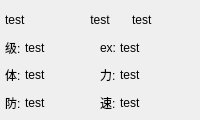
<?xml version="1.0" encoding="UTF-8"?>
<ui version="4.0">
    <class>SingleCreature</class>
    <widget class="QWidget" name="SingleCreature">
        <property name="geometry">
            <rect>
                <x>0</x>
                <y>0</y>
                <width>200</width>
                <height>120</height>
            </rect>
        </property>
        <property name="sizePolicy">
            <sizepolicy hsizetype="Expanding" vsizetype="Fixed">
                <horstretch>0</horstretch>
                <verstretch>0</verstretch>
            </sizepolicy>
        </property>
        <property name="minimumSize">
            <size>
                <width>200</width>
                <height>120</height>
            </size>
        </property>
        <property name="windowTitle">
            <string>SingleCreature</string>
        </property>
        <property name="styleSheet">
            <string notr="true"/>
        </property>
        <widget class="QWidget" name="verticalWidget" native="true">
            <property name="geometry">
                <rect>
                    <x>0</x>
                    <y>0</y>
                    <width>200</width>
                    <height>120</height>
                </rect>
            </property>
            <property name="sizePolicy">
                <sizepolicy hsizetype="MinimumExpanding" vsizetype="Fixed">
                    <horstretch>0</horstretch>
                    <verstretch>0</verstretch>
                </sizepolicy>
            </property>
            <layout class="QVBoxLayout" name="verticalLayout" stretch="1,1,1,1">
                <property name="spacing">
                    <number>0</number>
                </property>
                <property name="sizeConstraint">
                    <enum>QLayout::SetDefaultConstraint</enum>
                </property>
                <property name="leftMargin">
                    <number>5</number>
                </property>
                <property name="topMargin">
                    <number>5</number>
                </property>
                <property name="rightMargin">
                    <number>5</number>
                </property>
                <property name="bottomMargin">
                    <number>5</number>
                </property>
                <item>
                    <layout class="QHBoxLayout" name="Layout_name_type">
                        <property name="sizeConstraint">
                            <enum>QLayout::SetNoConstraint</enum>
                        </property>
                        <item>
                            <widget class="QLabel" name="name">
                                <property name="sizePolicy">
                                    <sizepolicy hsizetype="Preferred" vsizetype="Preferred">
                                        <horstretch>0</horstretch>
                                        <verstretch>0</verstretch>
                                    </sizepolicy>
                                </property>
                                <property name="minimumSize">
                                    <size>
                                        <width>50</width>
                                        <height>30</height>
                                    </size>
                                </property>
                                <property name="text">
                                    <string>test</string>
                                </property>
                            </widget>
                        </item>
                        <item>
                            <widget class="QLabel" name="property">
                                <property name="sizePolicy">
                                    <sizepolicy hsizetype="Preferred" vsizetype="Preferred">
                                        <horstretch>0</horstretch>
                                        <verstretch>0</verstretch>
                                    </sizepolicy>
                                </property>
                                <property name="minimumSize">
                                    <size>
                                        <width>50</width>
                                        <height>30</height>
                                    </size>
                                </property>
                                <property name="layoutDirection">
                                    <enum>Qt::LeftToRight</enum>
                                </property>
                                <property name="text">
                                    <string>test</string>
                                </property>
                                <property name="alignment">
                                    <set>Qt::AlignCenter</set>
                                </property>
                            </widget>
                        </item>
                        <item>
                            <widget class="QLabel" name="type">
                                <property name="sizePolicy">
                                    <sizepolicy hsizetype="Preferred" vsizetype="Preferred">
                                        <horstretch>0</horstretch>
                                        <verstretch>0</verstretch>
                                    </sizepolicy>
                                </property>
                                <property name="minimumSize">
                                    <size>
                                        <width>50</width>
                                        <height>30</height>
                                    </size>
                                </property>
                                <property name="text">
                                    <string>test</string>
                                </property>
                            </widget>
                        </item>
                    </layout>
                </item>
                <item>
                    <layout class="QHBoxLayout" name="Layout_level_exp">
                        <property name="sizeConstraint">
                            <enum>QLayout::SetNoConstraint</enum>
                        </property>
                        <item>
                            <widget class="QLabel" name="levelFixed">
                                <property name="sizePolicy">
                                    <sizepolicy hsizetype="Preferred" vsizetype="Preferred">
                                        <horstretch>0</horstretch>
                                        <verstretch>0</verstretch>
                                    </sizepolicy>
                                </property>
                                <property name="minimumSize">
                                    <size>
                                        <width>0</width>
                                        <height>30</height>
                                    </size>
                                </property>
                                <property name="maximumSize">
                                    <size>
                                        <width>20</width>
                                        <height>16777215</height>
                                    </size>
                                </property>
                                <property name="text">
                                    <string>级:</string>
                                </property>
                            </widget>
                        </item>
                        <item>
                            <widget class="QLabel" name="level">
                                <property name="sizePolicy">
                                    <sizepolicy hsizetype="Preferred" vsizetype="Preferred">
                                        <horstretch>0</horstretch>
                                        <verstretch>0</verstretch>
                                    </sizepolicy>
                                </property>
                                <property name="minimumSize">
                                    <size>
                                        <width>50</width>
                                        <height>30</height>
                                    </size>
                                </property>
                                <property name="text">
                                    <string>test</string>
                                </property>
                            </widget>
                        </item>
                        <item>
                            <widget class="QLabel" name="expFixed">
                                <property name="enabled">
                                    <bool>true</bool>
                                </property>
                                <property name="sizePolicy">
                                    <sizepolicy hsizetype="Preferred" vsizetype="Preferred">
                                        <horstretch>0</horstretch>
                                        <verstretch>0</verstretch>
                                    </sizepolicy>
                                </property>
                                <property name="minimumSize">
                                    <size>
                                        <width>0</width>
                                        <height>30</height>
                                    </size>
                                </property>
                                <property name="maximumSize">
                                    <size>
                                        <width>20</width>
                                        <height>16777215</height>
                                    </size>
                                </property>
                                <property name="text">
                                    <string>ex:</string>
                                </property>
                            </widget>
                        </item>
                        <item>
                            <widget class="QLabel" name="exp">
                                <property name="sizePolicy">
                                    <sizepolicy hsizetype="Preferred" vsizetype="Preferred">
                                        <horstretch>0</horstretch>
                                        <verstretch>0</verstretch>
                                    </sizepolicy>
                                </property>
                                <property name="minimumSize">
                                    <size>
                                        <width>50</width>
                                        <height>30</height>
                                    </size>
                                </property>
                                <property name="text">
                                    <string>test</string>
                                </property>
                            </widget>
                        </item>
                    </layout>
                </item>
                <item>
                    <layout class="QHBoxLayout" name="Layout_hp_strength">
                        <property name="sizeConstraint">
                            <enum>QLayout::SetNoConstraint</enum>
                        </property>
                        <item>
                            <widget class="QLabel" name="hpFixed">
                                <property name="sizePolicy">
                                    <sizepolicy hsizetype="Preferred" vsizetype="Preferred">
                                        <horstretch>0</horstretch>
                                        <verstretch>0</verstretch>
                                    </sizepolicy>
                                </property>
                                <property name="minimumSize">
                                    <size>
                                        <width>0</width>
                                        <height>30</height>
                                    </size>
                                </property>
                                <property name="maximumSize">
                                    <size>
                                        <width>20</width>
                                        <height>16777215</height>
                                    </size>
                                </property>
                                <property name="text">
                                    <string>体:</string>
                                </property>
                            </widget>
                        </item>
                        <item>
                            <widget class="QLabel" name="hp">
                                <property name="sizePolicy">
                                    <sizepolicy hsizetype="Preferred" vsizetype="Preferred">
                                        <horstretch>0</horstretch>
                                        <verstretch>0</verstretch>
                                    </sizepolicy>
                                </property>
                                <property name="minimumSize">
                                    <size>
                                        <width>50</width>
                                        <height>30</height>
                                    </size>
                                </property>
                                <property name="text">
                                    <string>test</string>
                                </property>
                            </widget>
                        </item>
                        <item>
                            <widget class="QLabel" name="strengthFixed">
                                <property name="sizePolicy">
                                    <sizepolicy hsizetype="Preferred" vsizetype="Preferred">
                                        <horstretch>0</horstretch>
                                        <verstretch>0</verstretch>
                                    </sizepolicy>
                                </property>
                                <property name="minimumSize">
                                    <size>
                                        <width>0</width>
                                        <height>30</height>
                                    </size>
                                </property>
                                <property name="maximumSize">
                                    <size>
                                        <width>20</width>
                                        <height>16777215</height>
                                    </size>
                                </property>
                                <property name="text">
                                    <string>力:</string>
                                </property>
                            </widget>
                        </item>
                        <item>
                            <widget class="QLabel" name="strength">
                                <property name="sizePolicy">
                                    <sizepolicy hsizetype="Preferred" vsizetype="Preferred">
                                        <horstretch>0</horstretch>
                                        <verstretch>0</verstretch>
                                    </sizepolicy>
                                </property>
                                <property name="minimumSize">
                                    <size>
                                        <width>50</width>
                                        <height>30</height>
                                    </size>
                                </property>
                                <property name="text">
                                    <string>test</string>
                                </property>
                            </widget>
                        </item>
                    </layout>
                </item>
                <item>
                    <layout class="QHBoxLayout" name="Layout_defense_speed">
                        <property name="sizeConstraint">
                            <enum>QLayout::SetNoConstraint</enum>
                        </property>
                        <item>
                            <widget class="QLabel" name="defenseFixed">
                                <property name="sizePolicy">
                                    <sizepolicy hsizetype="Preferred" vsizetype="Preferred">
                                        <horstretch>0</horstretch>
                                        <verstretch>0</verstretch>
                                    </sizepolicy>
                                </property>
                                <property name="minimumSize">
                                    <size>
                                        <width>0</width>
                                        <height>30</height>
                                    </size>
                                </property>
                                <property name="maximumSize">
                                    <size>
                                        <width>20</width>
                                        <height>16777215</height>
                                    </size>
                                </property>
                                <property name="text">
                                    <string>防:</string>
                                </property>
                            </widget>
                        </item>
                        <item>
                            <widget class="QLabel" name="defense">
                                <property name="sizePolicy">
                                    <sizepolicy hsizetype="Preferred" vsizetype="Preferred">
                                        <horstretch>0</horstretch>
                                        <verstretch>0</verstretch>
                                    </sizepolicy>
                                </property>
                                <property name="minimumSize">
                                    <size>
                                        <width>50</width>
                                        <height>30</height>
                                    </size>
                                </property>
                                <property name="text">
                                    <string>test</string>
                                </property>
                            </widget>
                        </item>
                        <item>
                            <widget class="QLabel" name="speedFixed">
                                <property name="sizePolicy">
                                    <sizepolicy hsizetype="Preferred" vsizetype="Preferred">
                                        <horstretch>0</horstretch>
                                        <verstretch>0</verstretch>
                                    </sizepolicy>
                                </property>
                                <property name="minimumSize">
                                    <size>
                                        <width>0</width>
                                        <height>30</height>
                                    </size>
                                </property>
                                <property name="maximumSize">
                                    <size>
                                        <width>20</width>
                                        <height>16777215</height>
                                    </size>
                                </property>
                                <property name="text">
                                    <string>速:</string>
                                </property>
                            </widget>
                        </item>
                        <item>
                            <widget class="QLabel" name="speed">
                                <property name="sizePolicy">
                                    <sizepolicy hsizetype="Preferred" vsizetype="Preferred">
                                        <horstretch>0</horstretch>
                                        <verstretch>0</verstretch>
                                    </sizepolicy>
                                </property>
                                <property name="minimumSize">
                                    <size>
                                        <width>50</width>
                                        <height>30</height>
                                    </size>
                                </property>
                                <property name="text">
                                    <string>test</string>
                                </property>
                            </widget>
                        </item>
                    </layout>
                </item>
            </layout>
        </widget>
    </widget>
    <resources/>
    <connections/>
</ui>
